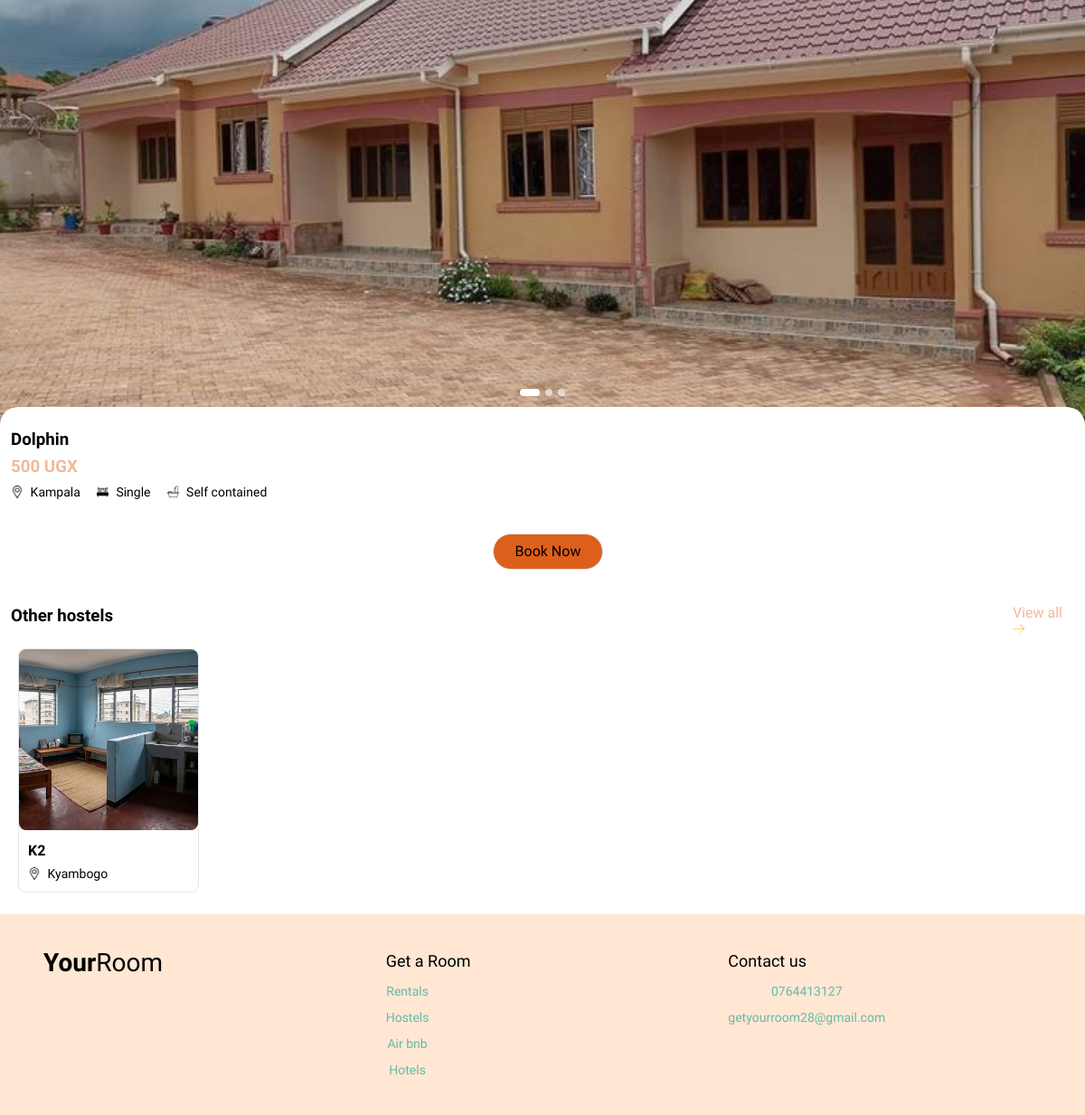
Page /unit/hostel/2/ on the earlier database version.
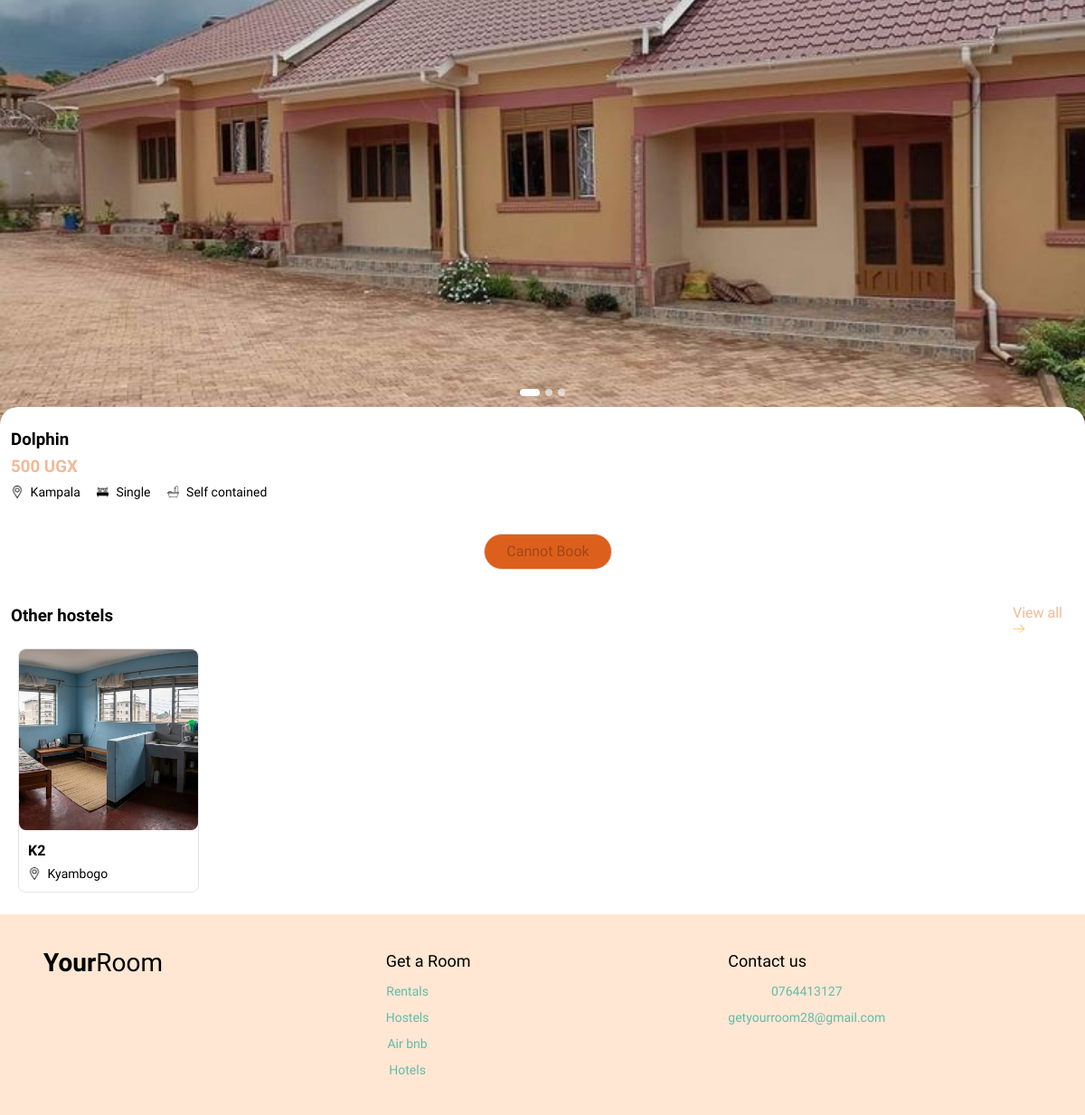
Same page on the later database version.
### your_room/views.py (the view)
# urls.py: path("unit/<str:unit_type>/<int:pk>/", unit_detail, name="unit-detail"),
def unit_detail(request,unit_type, pk):
    model = UNIT_MODELS.get(unit_type)
    unit = get_object_or_404(model.objects.prefetch_related("images"), pk=pk)
    units = model.objects.exclude(pk=pk).prefetch_related("images")[:5]
    return render(request, "your_room/detail.html", {"unit": unit, "unit_type": unit_type, "units":units})

### your_room/templates/your_room/detail.html (shortened to what the changed rows need)
<!DOCTYPE html>
{% load static %}
{% load humanize %}
<html lang="en">
<head>
<link rel="stylesheet" href="{% static 'your_room/styles.css' %}" />
</head>
<body>
<main>
  <div class ="unit_slider_section">
    <div class = "unit unit_slider_section">
      <div class="center-action unit_center_action">
          {% if unit_type == 'hostel' and unit.is_booked %}
          <button class="btn btn--sm" type="button" disabled>
            Cannot Book
          </button>
          {% else %}
          <button class="btn btn--sm" id="book-now" type="button" data-unit-type="{{ unit_type }}" data-unit-id="{{ unit.pk }}">
            Book Now
          </button>
          {% endif %}
      </div>
    </div>
  </div>
</main>
</body>
</html>

Differences in the rows shown:
changed Hostel "Dolphin": is_booked False → True (drawn)
Other differences:
text no longer shown: "Book Now"
text now shown: "Cannot Book"
